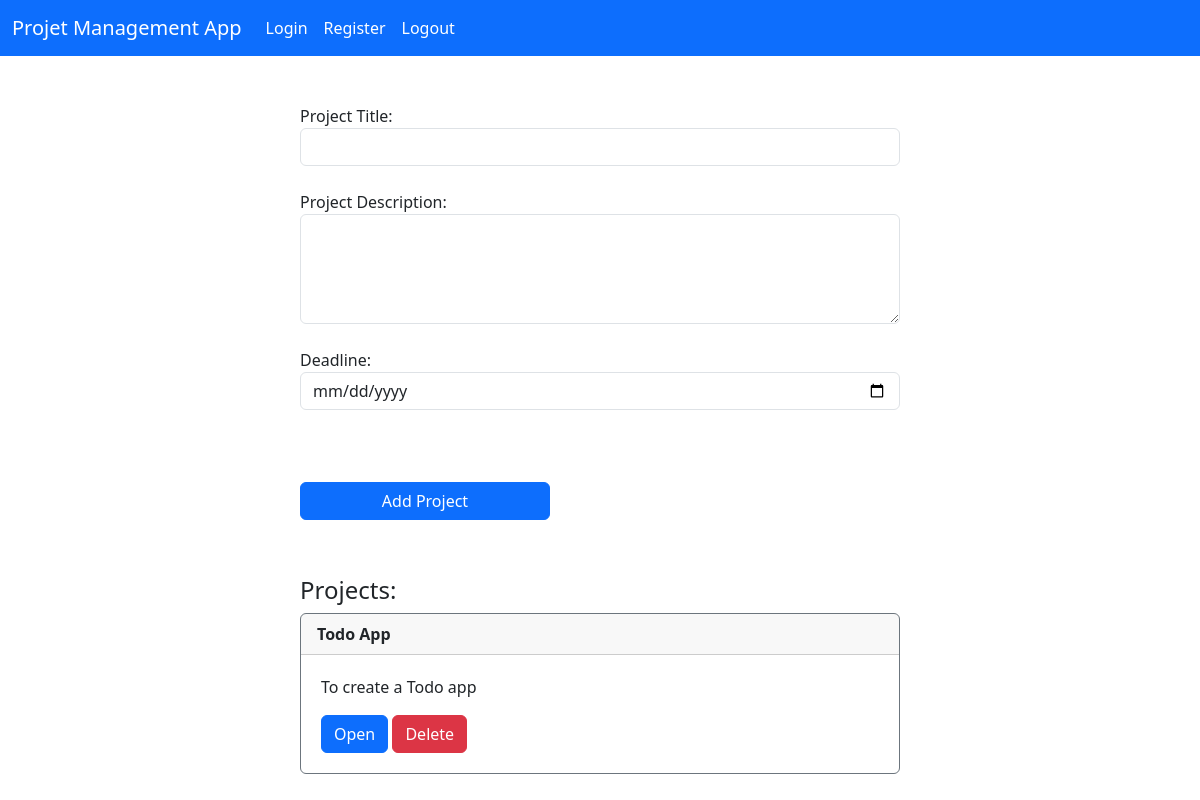
Page / (signed in) on the earlier database version.
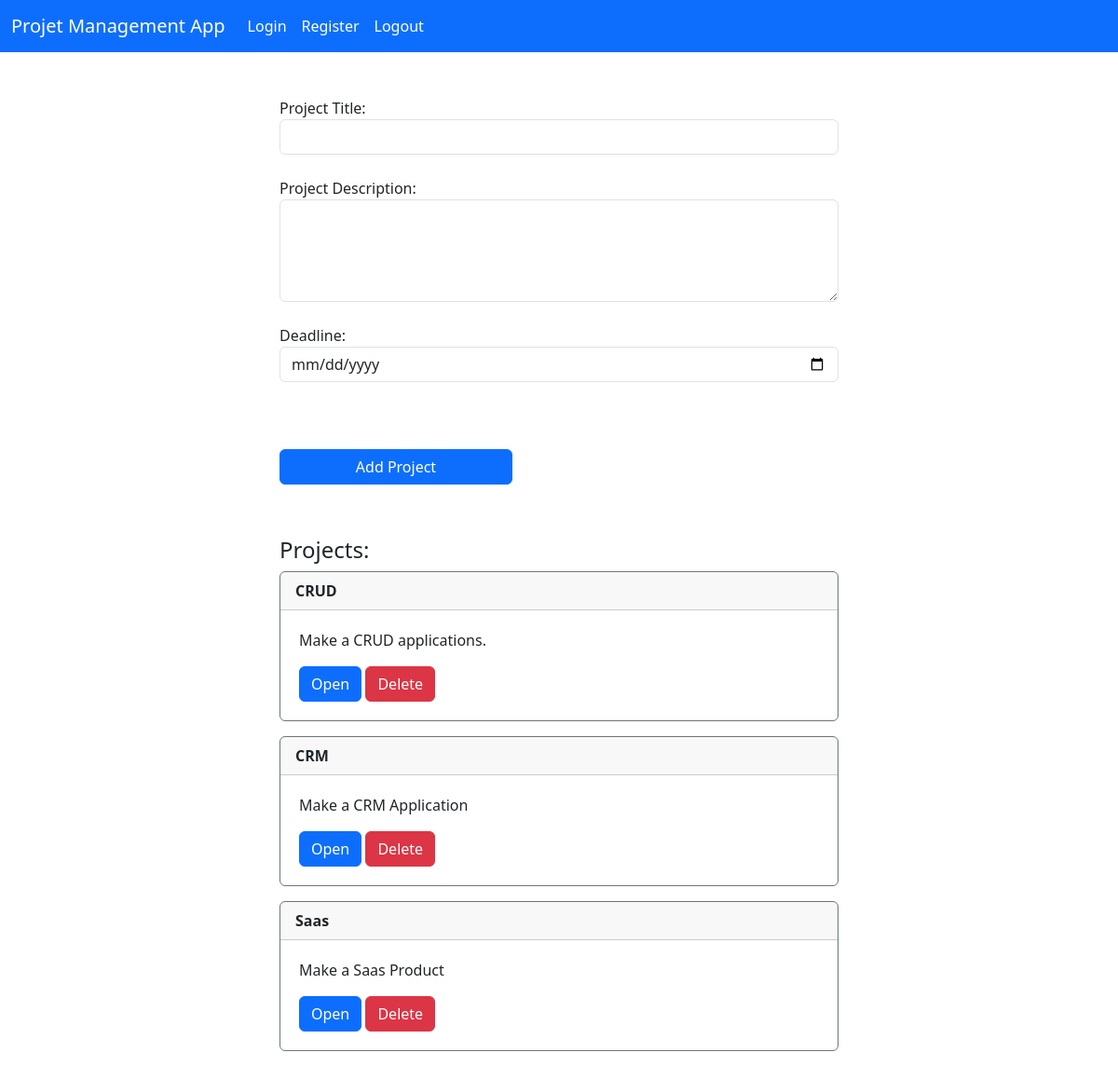
Same page on the later database version.
### pro/models.py (models this page shows, shortened)
class Pro_add(models.Model):
    Project_Title = models.CharField(max_length=100)
    Project_Description = models.CharField(max_length=300)
    created = models.DateTimeField(auto_now_add=True)
    complete = models.BooleanField(default=False)
    deadline = models.DateField(null=True, default=None)

### pro/views.py (the view)
# urls.py: path('', views.home, name='home' ),
def home(request):
    Pro_add_details = Pro_add.objects.all()
    form = Pro_add_form(request.POST or None)
    now = datetime.today().date()
    if request.method == 'POST':
        action = request.POST.get('action')
        if action == 'add_record':
            if form.is_valid():
                form.save()
                messages.success(request, "Record Added...")
                return redirect('home')
            else:
                messages.error(request, "Please complete all the fields...")
                return redirect('home')
        else:
            username = request.POST['username']
            password = request.POST['password']
            user = authenticate(request,username=username,password=password)
            if user is not None:
                login(request, user)
                messages.success(request,'You have been logged in...')
                return redirect('home')
            else:
                messages.error(request,'Error occured, Try again...')
                return redirect('home')
    else:
        return render(request,'home.html',{'Pro_add_details':Pro_add_details,'form':form,'now':now})

### pro/forms.py
class Pro_add_form(forms.ModelForm):
    deadline = forms.DateField(required=True, widget=forms.DateInput(attrs={"type": "date", "class":"form-control"}), label="Deadline")
    class Meta:
        model = Pro_add
        fields = '__all__'

### pro/templates/home.html (shortened to what this page needs)
{% extends 'base.html' %}
{% block content %}
<br>
<br>
<div class="d-grid gap-2 col-6 mx-auto bg-">
  {% if user.is_authenticated %}
  <form method="POST">
    {{ form.Project_Title.label_tag }}
    <input type="text" class="form-control" name="Project_Title" >
    <br>
    {{ form.Project_Description.label_tag }}
    <textarea class="form-control" name="Project_Description" rows="4"></textarea>
    <br>
    {{ form.deadline.label_tag  }}
    {{ form.deadline}}<br>
  <br><br>
  <button type="submit" class="btn btn-primary col-md-5 col-sm-9">Add Project</button>
  </form>
  <br>  <br>
</div>
<div class = "col-md-6 offset-md-3 col-sm-9 ">
  <h4>Projects:</h4>
  {% for Pro_add_detail in Pro_add_details %}
  <div class="card border-secondary mb-3" style="max-width: 50rem;">
    <div class="card-header">
      <strong>
        {{Pro_add_detail.Project_Title}}</strong>
    </div>
    <div style="margin:20px ;">
      <p class="card-text">{{Pro_add_detail.Project_Description}}</p>
      <a href="{% url 'tasks' Pro_add_detail.id %}" class="btn btn-primary">Open</a>
      <button type="button" class="btn btn-danger" data-bs-toggle="modal" data-bs-target="#deleteModal{{ Pro_add_detail.id }}">
        Delete    </button>
    </div>
  </div>
  {% endfor %}
</div>
{% endif %}
{% endblock %}

Differences in the rows shown:
removed Pro_add: Project_Title "Todo App", Project_Description "To create a Todo app"
added Pro_add: Project_Title "CRUD", Project_Description "Make a CRUD applications."
added Pro_add: Project_Title "CRM", Project_Description "Make a CRM Application"
added Pro_add: Project_Title "Saas", Project_Description "Make a Saas Product"
